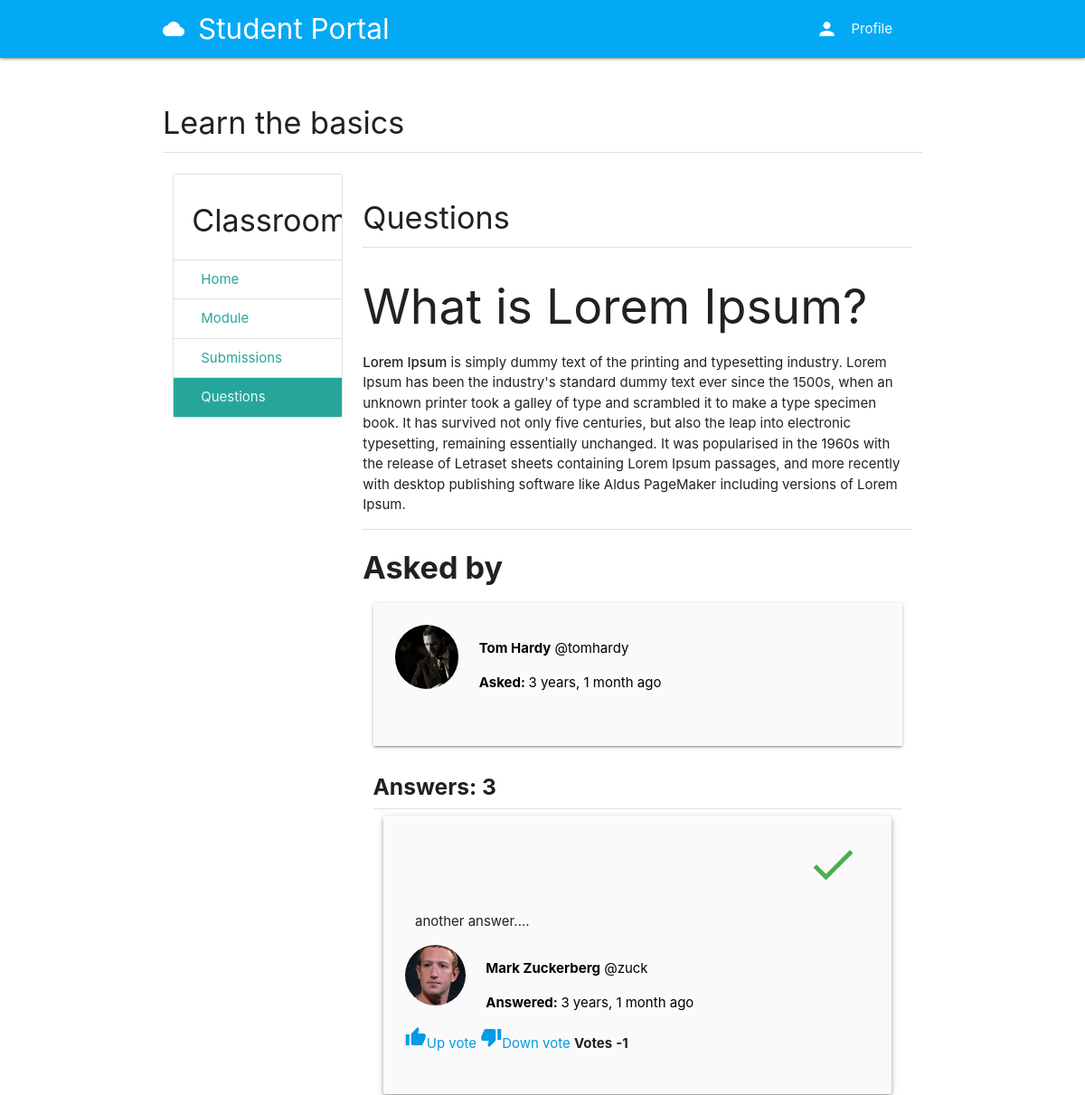
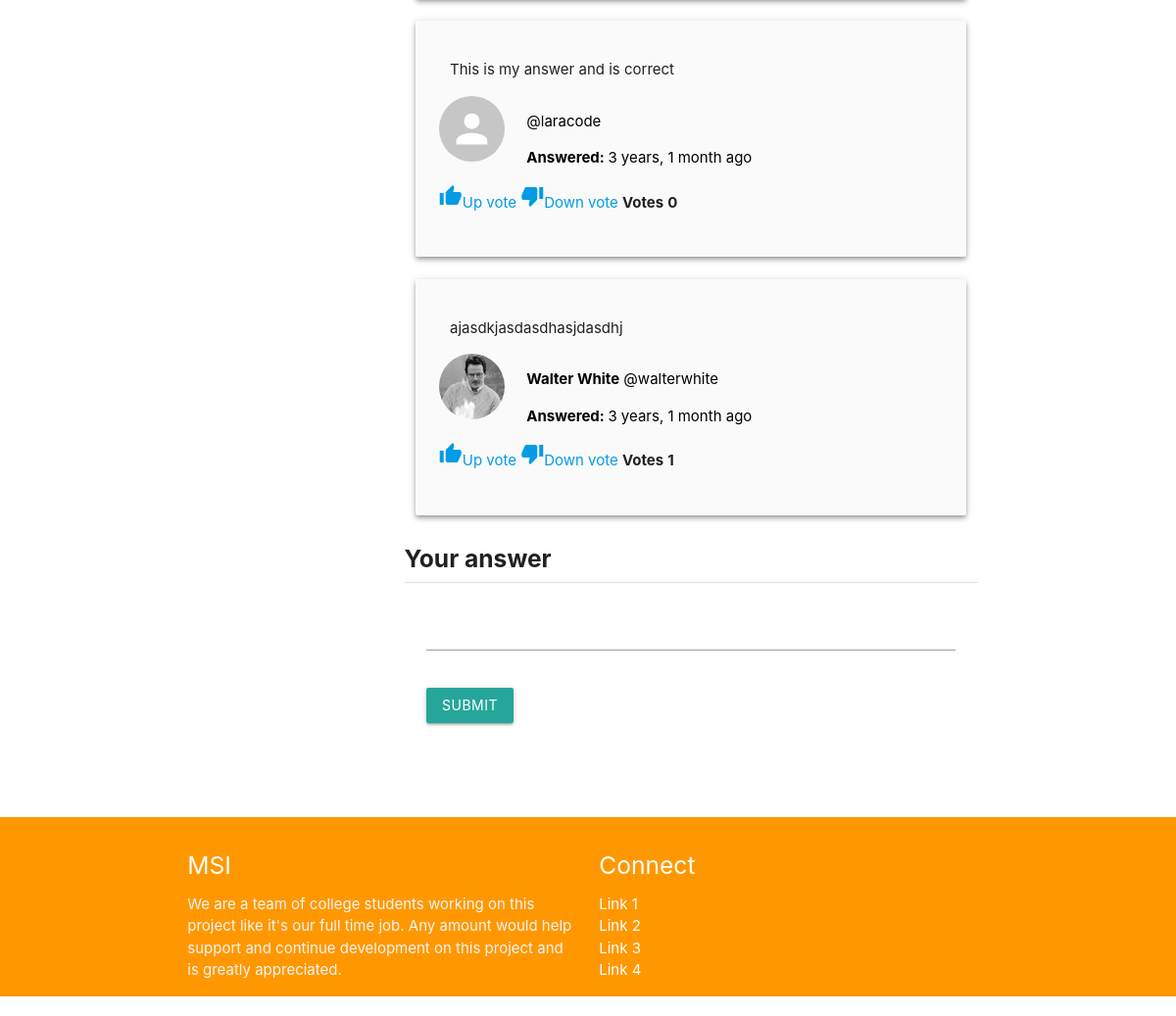
Page /course/e7e69d85-dbf6-4e46-bd26-2d721d1a9f71/questions/1 on the committed database (2 pictures, top to bottom).
### classroom/models.py (models this page shows, shortened)
class Course(models.Model):
	id = models.UUIDField(primary_key=True, default=uuid.uuid4, editable=False)
	picture = models.ImageField(upload_to=user_directory_path)
	title = models.CharField(max_length=200)
	description = models.CharField(max_length=300)
	category = models.ForeignKey(Category, on_delete=models.CASCADE)
	syllabus = RichTextField()
	user = models.ForeignKey(User, on_delete=models.CASCADE, related_name='course_owner')
	enrolled = models.ManyToManyField(User)
	modules = models.ManyToManyField(Module)
	questions = models.ManyToManyField(Question)

### question/models.py (models this page shows, shortened)
class Question(models.Model):
	user = models.ForeignKey(User, on_delete=models.CASCADE, related_name='question_user')
	title = models.CharField(max_length=300)
	body = RichTextField()
	created_date = models.DateTimeField(auto_now_add=True)
	update_date = models.DateTimeField(auto_now_add=True)
	has_accepted_answer = models.BooleanField(default=False)

class Answer(models.Model):
	user = models.ForeignKey(User, on_delete=models.CASCADE, related_name='answer_user')
	question = models.ForeignKey(Question, on_delete=models.CASCADE)
	body = RichTextField()
	created_date = models.DateTimeField(auto_now_add=True)
	update_date = models.DateTimeField(auto_now_add=True)
	votes = models.IntegerField(default=0)
	is_accepted_answer = models.BooleanField(default=False)

### authy/models.py (models this page shows, shortened)
class Profile(models.Model):
	user = models.OneToOneField(User, on_delete=models.CASCADE, related_name='profile')
	location = models.CharField(max_length=50, null=True, blank=True)
	url = models.CharField(max_length=80, null=True, blank=True)
	profile_info = models.TextField(max_length=150, null=True, blank=True)
	created = models.DateField(auto_now_add=True)
	picture = models.ImageField(upload_to=user_directory_path_profile, blank=True, null=True, verbose_name='Picture')
	banner = models.ImageField(upload_to=user_directory_path_banner, blank=True, null=True, verbose_name='Banner')

### question/views.py (the view)
# urls.py: path('<course_id>/questions/<question_id>', QuestionDetail, name='question-detail'),
def QuestionDetail(request, course_id, question_id):
	user = request.user
	moderator = False
	course = get_object_or_404(Course, id=course_id)
	question = get_object_or_404(Question, id=question_id)
	correct_answer = Answer.objects.filter(question=question, is_accepted_answer=True)
	rest_answers = Answer.objects.filter(question=question)
	answers = correct_answer | rest_answers
	if user == course.user or user == question.user:
		moderator = True
	if request.method == 'POST':
		form = AnswerForm(request.POST)
		if form.is_valid():
			body = form.cleaned_data.get('body')
			Answer.objects.create(user=user, question=question, body=body)
			return redirect('question-detail', course_id=course_id, question_id=question_id)
	else:
		form = AnswerForm()
	context = {
		'question': question,
		'answers': answers,
		'course': course,
		'form': form,
		'moderator': moderator,
	}
	return render(request, 'question/question.html', context)

### question/forms.py
class AnswerForm(forms.ModelForm):
	body = forms.CharField(widget=CKEditorWidget())
	class Meta:
		model = Answer
		fields = ('body',)

### authy/views.py (called while the page is built)
def SideNavInfo(request):
	user = request.user
	nav_profile = None
	if user.is_authenticated:
		nav_profile = Profile.objects.get(user=user)
	return {'nav_profile': nav_profile}

### direct/views.py (called while the page is built)
def CheckDirects(request):
    directs_count = 0
    if request.user.is_authenticated:
        directs_count = Message.objects.filter(user=request.user, is_read=False).count()
    return {'directs_count': directs_count}

### student_portal/templates/question/question.html (shortened to what this page needs)
{% extends 'base.html' %}
{% load static %}
{% load humanize %}
{% block content %}
<div class="section">
	<h4>{{ course.title }}</h4>
	<div class="divider"></div>
</div>
<div class="row">
<div class="col s3">
      <ul class="collection with-header">
        <li class="collection-header"><h4>Classroom</h4></li>
        <a href="{% url 'course' course.id %" class="collection-item">Home</a>
        <a href="{% url 'modules' course.id %}" class="collection-item">Module</a>
        <a href="{% url 'submissions' course.id %}" class="collection-item">Submissions</a>
        <a href="{% url 'questions' course.id %}" class="collection-item active">Questions</a>
      </ul>
</div>
<div class="col s9">
  <div class="section">
    <h4>Questions</h4>
    <div class="divider"></div>
    <div>
      {{ question.body | safe }}
    </div>
    <div>
      <div class="divider"></div>
      <h4><b>Asked by</b></h4>
    </div>
    <div class="col s12">
      <div class="card-panel grey lighten-5 z-depth-1">
      <div class="row">
      <div class="col s2">
      {% if question.user.profile.picture %}
        <img src="{{ question.user.profile.picture.url }}" class="circle responsive-img">
      {% else %}
        <img src="{% static 'img/no_avatar.jpg' %}" class="circle responsive-img">
      {% endif %}
      </div>
      <div class="col s10">
        <p class="black-text"><b>{{ question.user.get_full_name }}</b> @{{ question.user.username }}</p>
        <p class="black-text"><b>Asked: </b>{{question.created_date | naturaltime }}</p>
      </div>
      </div>
      </div>
    </div>
    <div class="col s12">
      <h5><b>Answers: {{ answers.count }}</b></h5>
      <div class="divider"></div>
    </div>
    <div class="col s12">
      {% for answer in answers %}
      <div class="col s12">
      <div class="card-panel grey lighten-5 z-depth-2">
      {% if answer.is_accepted_answer == True %}
      <div class="col s12 right-align">
        <i class="material-icons medium green-text">done</i>
      </div>
      {% endif %}
      <div class="col s12">
        {{ answer.body | safe }}
      </div>
      <div class="row">
      <div class="col s2">
      {% if answer.user.profile.picture %}
        <img src="{{ answer.user.profile.picture.url }}" class="circle responsive-img">
      {% else %}
        <img src="{% static 'img/no_avatar.jpg' %}" class="circle responsive-img">
      {% endif %}
      </div>
      <div class="col s10">
        <p class="black-text"><b>{{ answer.user.get_full_name }}</b> @{{ answer.user.username }}</p>
        <p class="black-text"><b>Answered: </b>{{answer.created_date | naturaltime }}</p>
      </div>
      <div class="col s12">
        <a href="" class="vote" vote-type="U" answer-id="{{ answer.id }}"><i class="material-icons">thumb_up</i>Up vote</a>
        <a href="" class="vote" vote-type="D" answer-id="{{ answer.id }}"><i class="material-icons">thumb_down</i>Down vote</a>
        <span class="card-title"><b>Votes</b></span>
        <span id="answerVotes{{ answer.id }}" class="card-title"><b>{{ answer.votes }}</b></span>
      </div>
      </div>
      </div>
    </div>
    {% endfor %}
    </div>
    <div class="col s12">
      <h5><b>Your answer</b></h5>
      <div class="divider"></div>
      <div class="card">
        <form method="post" action="" role="form" class="col s12">
          <div class="input-field col s12">
            {{ form.body }}
          </div>
          <div class="input-field col s12">
            <button type="submit" value="login" class="btn waves-effect waves-light">
              Submit
            </button>
          </div>
        </form>
      </div>
    </div>
    <div class="col s12 m12 center-align">
    </div>
  </div>
</div>
</div>
{% endblock %}

### student_portal/templates/base.html (shortened to what this page needs)
{% load static %}
<!DOCTYPE html>
<html lang="en">
<head>
  <link href="{% static 'css/materialize.css' %}" type="text/css" rel="stylesheet" media="screen,projection"/>
  <link href="{% static 'css/style.css' %}" type="text/css" rel="stylesheet" media="screen,projection"/>
</head>
<body>
  <nav class="light-blue" role="navigation">
    <div class="nav-wrapper container">
      <a href="{% url 'index' %}" class="brand-logo"><i class="material-icons">cloud</i>Student Portal</a>
      <ul class="right hide-on-med-and-down">
        <li><a href="#" data-target="slide-out" class="sidenav-trigger show-on-large"><i class="material-icons left">person</i>Profile</a></li>
      </ul>
    </div>
  </nav>
<div class="container">
  <div class="section">
    {% block content %}
    {% endblock %}
  </div>
  </div>
  <br>
  <br>
  <footer class="page-footer orange">
    <div class="container">
      <div class="row">
        <div class="col l6 s12">
          <h5 class="white-text">MSI</h5>
          <p class="grey-text text-lighten-4">We are a team of college students working on this project like it's our full time job. Any amount would help support and continue development on this project and is greatly appreciated.</p>
        </div>
         <div class="col l3 s12">
          <h5 class="white-text">Connect</h5>
          <ul>
            <li><a class="white-text" href="#!">Link 1</a></li>
            <li><a class="white-text" href="#!">Link 2</a></li>
            <li><a class="white-text" href="#!">Link 3</a></li>
            <li><a class="white-text" href="#!">Link 4</a></li>
          </ul>
        </div>
      </div>
    </div>
  </footer>
  </body>
  </html>

### rows in the picture
Course: title "Learn the basics"
Question: body "What is Lorem Ipsum? Lorem Ipsum is simply dummy text of the printing and typesetting industry. Lorem Ipsum has been the industry's standard dummy text ever since the 1500s, when an unknown printer took a galley of type and scrambled it to make a type specimen book. It has survived not only five centuries, but also the leap into electronic typesetting, remaining essentially unchanged. It was popularised in the 1960s with the release of Letraset sheets containing Lorem Ipsum passages, and more recently with desktop publishing software like Aldus PageMaker including versions of Lorem Ipsum.", user.profile.picture (placeholder picture), user.get_full_name "Tom Hardy", user.username "tomhardy", created_date "3 years, 1 month ago"
Answer: is_accepted_answer True (drawn), body "another answer....", user.profile.picture (placeholder picture), user.get_full_name "Mark Zuckerberg", user.username "zuck", created_date "3 years, 1 month ago", votes "-1"
Answer: body "This is my answer and is correct", user.username "laracode", created_date "3 years, 1 month ago", votes "0"
Answer: body "ajasdkjasdasdhasjdasdhj", user.profile.picture (placeholder picture), user.get_full_name "Walter White", user.username "walterwhite", created_date "3 years, 1 month ago", votes "1"

### other values in the picture
{{ answers.count }} "3"
